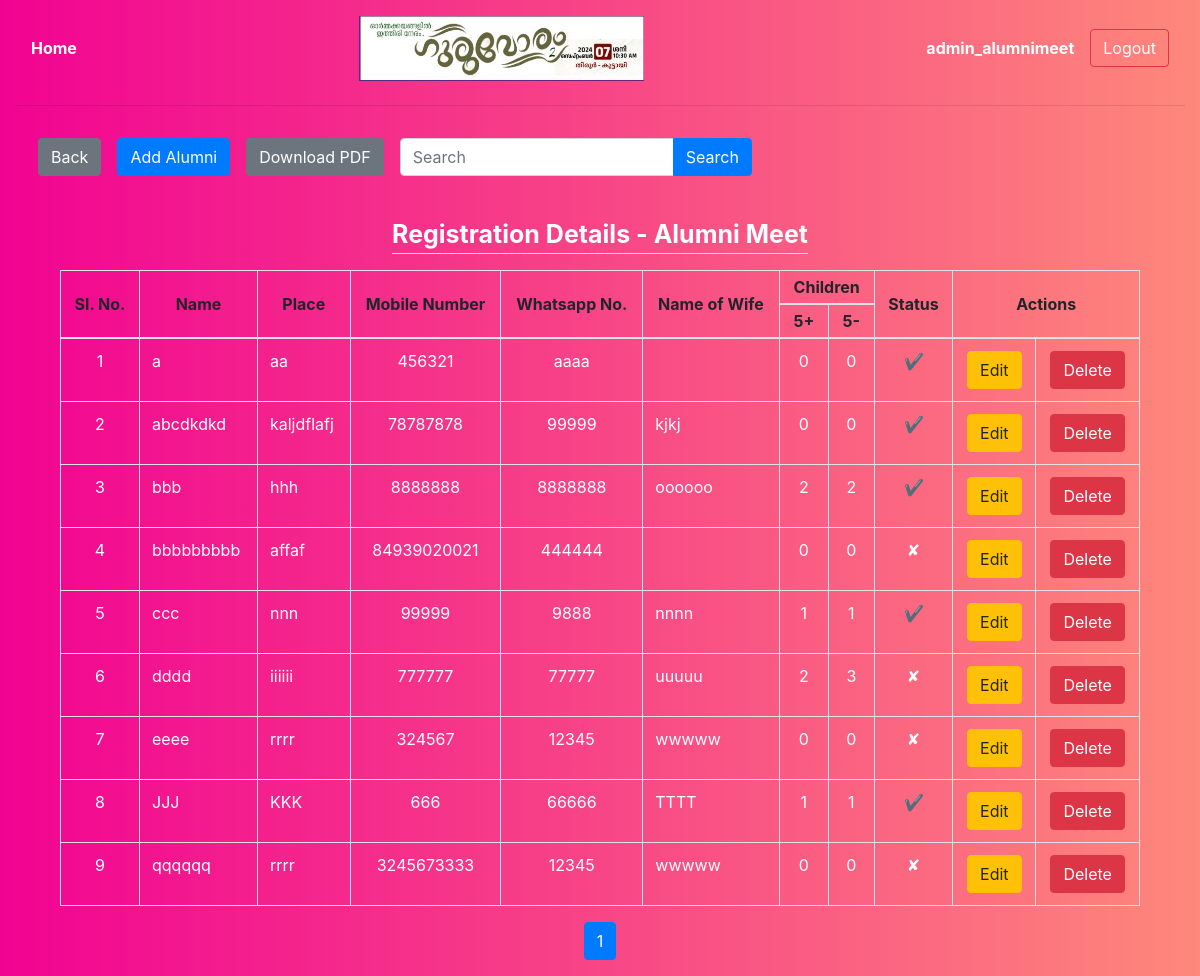
The page /alumni_list/ (signed in) on the database as committed earlier.
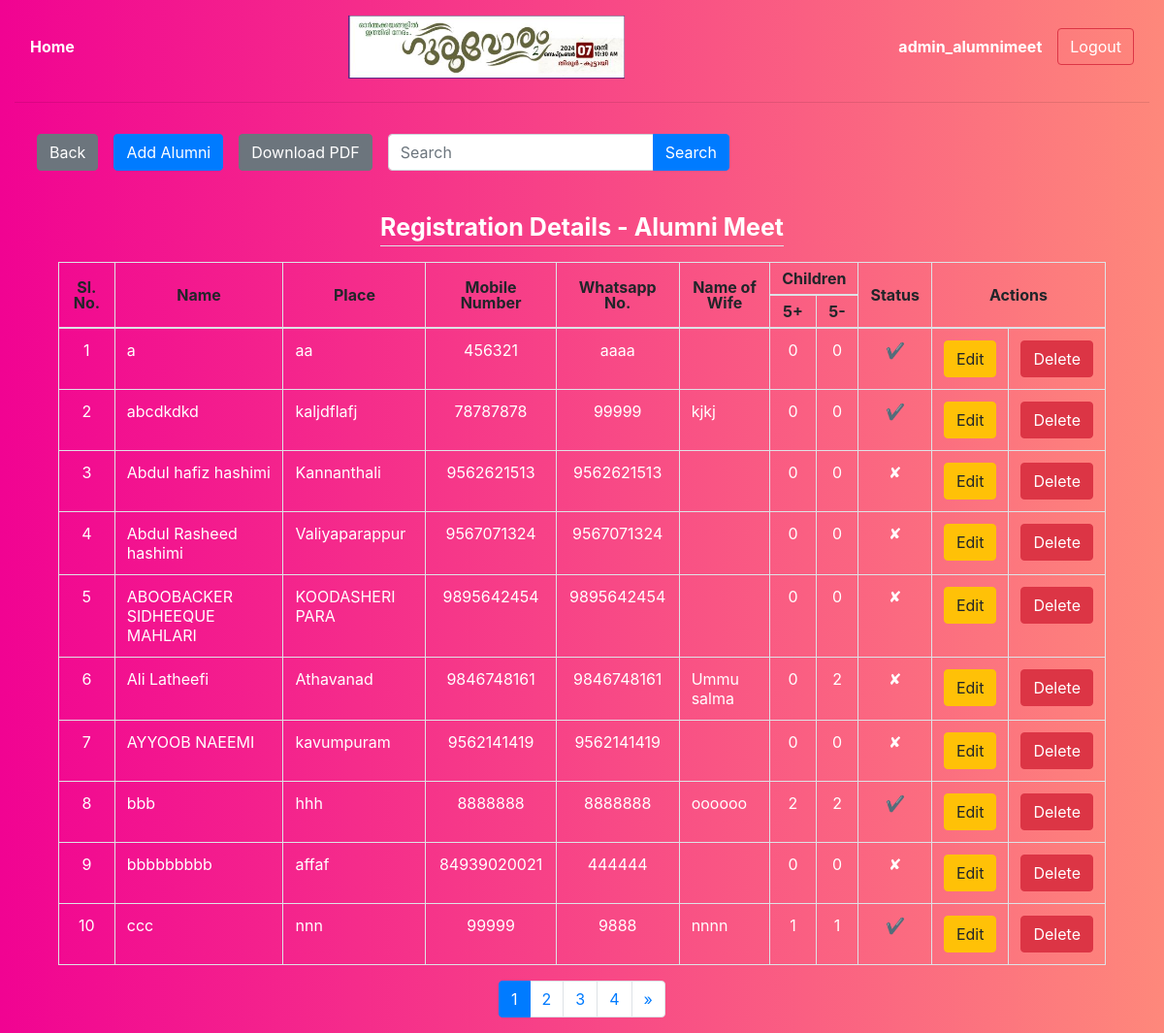
The same page on the database as committed later.
### register_app/models.py (models this page shows)
class Alumni(models.Model):
    name = models.CharField(max_length=100)
    place = models.CharField(max_length=100)
    mobile_number = models.CharField(max_length=15, unique=True)
    whatsapp_number = models.CharField(max_length=15)
    name_of_wife = models.CharField(max_length=15, blank=True, default=None)
    no_of_child_below_5 = models.IntegerField(default=0)
    no_of_child_above_5 = models.IntegerField(default=0)
    is_registered = models.BooleanField(default=False)
    class Meta:
        ordering = ['name']

### register_app/views.py (the view)
# urls.py: path('alumni_list/', alumni_list, name="alumni_list"),
@login_required
def alumni_list(request):
    alumni = Alumni.objects.all().order_by(Lower('name'))
    paginator = Paginator(alumni, 10)
    page_number = request.GET.get('page')
    page_obj = paginator.get_page(page_number)
    context = {
        'page_obj': page_obj,
    }
    return render(request, 'alumni/alumni_list.html', context)

### templates/alumni/alumni_list.html (shortened to what the changed rows need)
{% extends 'admin/base.html' %}
{% block content %}
    <div class="container">
        <main class="col-md-12">
            <div class="table-responsive">
                <table class="table table-hover table-bordered sticky-header">
                    <thead>
                        <tr style="text-align: center;">
                            <th class="align-middle" style="line-height: 1;" rowspan="2">Sl. No.</th>
                            <th class="align-middle" style="line-height: 1;" rowspan="2">Name</th>
                            <th class="align-middle" style="line-height: 1;" rowspan="2">Place</th>
                            <th class="align-middle" style="line-height: 1;" rowspan="2">Mobile Number</th>
                            <th class="align-middle" style="line-height: 1;" rowspan="2">Whatsapp No.</th>
                            <th class="align-middle" style="line-height: 1;" rowspan="2">Name of Wife</th>
                            <th class="align-middle" style="line-height: .5;" colspan="2">Children</th>
                            <th class="align-middle" style="line-height: 1;" rowspan="2">Status</th>
                            <th class="align-middle" style="line-height: 1;" colspan="2" rowspan="2">Actions</th>
                        </tr>
                        <tr style="text-align: center;">
                            <th style="line-height: .5;">5+</th>
                            <th style="line-height: .5;">5-</th>
                        </tr>
                    </thead>
                    <tbody>
                        {% for alumni in page_obj %}
                            <tr class="text-white">
                                <td class="text-center">{{ forloop.counter0|add:page_obj.start_index }}</td>
                                <td>{{ alumni.name }}</td>
                                <td>{{ alumni.place }}</td>
                                <td class="text-center">{{ alumni.mobile_number }}</td>
                                <td class="text-center">{{ alumni.whatsapp_number }}</td>
                                <td>{{ alumni.name_of_wife }}</td>
                                <td class="text-center">{{ alumni.no_of_child_below_5 }}</td>
                                <td class="text-center">{{ alumni.no_of_child_above_5 }}</td>
                                <td class="text-center">
                                    {% if alumni.is_registered %}
                                        &#10004;
                                    {% else %}
                                        &#10008;
                                    {% endif %}
                                </td>
                                <td class="text-center"><a class="btn btn-warning" href="{% url 'alumni_update' alumni.pk %}">Edit</a></td>
                                <td class="text-center"><a class="btn btn-danger" href="{% url 'alumni_delete' alumni.pk %}"
                                    onclick="return confirm('Are you sure you want to delete this Alumni?')">Delete</a></td>
                            </tr>
                        {% empty %}
                            <tr>
                                <td colspan="11" class="text-center text-white"><strong>No alumni found.</strong></td>
                            </tr>
                        {% endfor %}
                    </tbody>
                </table>
            </div>
            <div class="d-flex justify-content-center">
                <nav aria-label="Page navigation">
                    <ul class="pagination">
                        {% for num in page_obj.paginator.page_range %}
                            <li class="page-item {% if page_obj.number == num %}active{% endif %}">
                                <a class="page-link" href="?page={{ num }}">{{ num }}</a>
                            </li>
                        {% endfor %}
                        {% if page_obj.has_next %}
                            <li class="page-item">
                                <a class="page-link" href="?page={{ page_obj.next_page_number }}" aria-label="Next">
                                    <span aria-hidden="true">&raquo;</span>
                                </a>
                            </li>
                        {% endif %}
                    </ul>
                </nav>
            </div>
        </main>
    </div>
{% endblock %}

Rows that differ between the two databases and show on the page:
no longer on this page (row unchanged): Alumni: name "dddd", place "iiiiii", mobile_number "777777", whatsapp_number "77777", name_of_wife "uuuuu", no_of_child_below_5 "2", no_of_child_above_5 "3"
no longer on this page (row unchanged): Alumni: name "eeee", place "rrrr", mobile_number "324567", whatsapp_number "12345", name_of_wife "wwwww", no_of_child_below_5 "0", no_of_child_above_5 "0"
no longer on this page (row unchanged): Alumni: name "JJJ", place "KKK", mobile_number "666", whatsapp_number "66666", name_of_wife "TTTT", no_of_child_below_5 "1", no_of_child_above_5 "1"
no longer on this page (row unchanged): Alumni: name "qqqqqq", place "rrrr", mobile_number "3245673333", whatsapp_number "12345", name_of_wife "wwwww", no_of_child_below_5 "0", no_of_child_above_5 "0"
added Alumni: name "Abdul hafiz hashimi", place "Kannanthali", mobile_number "9562621513", whatsapp_number "9562621513", no_of_child_below_5 "0", no_of_child_above_5 "0"
added Alumni: name "Abdul Rasheed hashimi", place "Valiyaparappur", mobile_number "9567071324", whatsapp_number "9567071324", no_of_child_below_5 "0", no_of_child_above_5 "0"
added Alumni: name "ABOOBACKER SIDHEEQUE MAHLARI", place "KOODASHERI PARA", mobile_number "9895642454", whatsapp_number "9895642454", no_of_child_below_5 "0", no_of_child_above_5 "0"
added Alumni: name "Ali Latheefi", place "Athavanad", mobile_number "9846748161", whatsapp_number "9846748161", name_of_wife "Ummu salma", no_of_child_below_5 "0", no_of_child_above_5 "2"
added Alumni: name "AYYOOB NAEEMI", place "kavumpuram", mobile_number "9562141419", whatsapp_number "9562141419", no_of_child_below_5 "0", no_of_child_above_5 "0"
Other text that changed with them:
new list line: "2"
new list line: "3"
new list line: "4"
